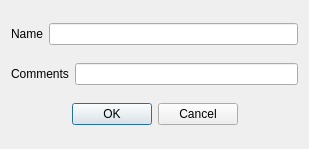
<?xml version="1.0" encoding="UTF-8"?>
<ui version="4.0">
 <class>DbCreateTableDialog</class>
 <widget class="QDialog" name="DbCreateTableDialog">
  <property name="geometry">
   <rect>
    <x>0</x>
    <y>0</y>
    <width>309</width>
    <height>149</height>
   </rect>
  </property>
  <property name="windowTitle">
   <string>Create table</string>
  </property>
  <property name="locale">
   <locale language="English" country="UnitedStates"/>
  </property>
  <layout class="QGridLayout" name="gridLayout">
   <item row="0" column="0">
    <widget class="QLabel" name="labelName">
     <property name="text">
      <string>Name</string>
     </property>
    </widget>
   </item>
   <item row="0" column="1" colspan="2">
    <widget class="QLineEdit" name="editName"/>
   </item>
   <item row="1" column="0" colspan="2">
    <widget class="QLabel" name="labelComments">
     <property name="text">
      <string>Comments</string>
     </property>
    </widget>
   </item>
   <item row="1" column="2">
    <widget class="QLineEdit" name="editComments"/>
   </item>
   <item row="2" column="0" colspan="3">
    <widget class="QDialogButtonBox" name="buttonBox">
     <property name="orientation">
      <enum>Qt::Horizontal</enum>
     </property>
     <property name="standardButtons">
      <set>QDialogButtonBox::Cancel|QDialogButtonBox::Ok</set>
     </property>
     <property name="centerButtons">
      <bool>true</bool>
     </property>
    </widget>
   </item>
  </layout>
 </widget>
 <resources/>
 <connections>
  <connection>
   <sender>buttonBox</sender>
   <signal>accepted()</signal>
   <receiver>DbCreateTableDialog</receiver>
   <slot>accept()</slot>
   <hints>
    <hint type="sourcelabel">
     <x>155</x>
     <y>127</y>
    </hint>
    <hint type="destinationlabel">
     <x>154</x>
     <y>74</y>
    </hint>
   </hints>
  </connection>
  <connection>
   <sender>buttonBox</sender>
   <signal>rejected()</signal>
   <receiver>DbCreateTableDialog</receiver>
   <slot>reject()</slot>
   <hints>
    <hint type="sourcelabel">
     <x>155</x>
     <y>127</y>
    </hint>
    <hint type="destinationlabel">
     <x>154</x>
     <y>74</y>
    </hint>
   </hints>
  </connection>
 </connections>
</ui>
